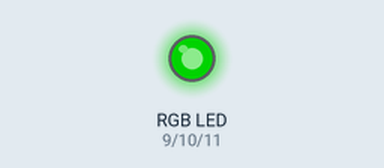
The sketch below on a simulated Arduino Uno, built with avr-gcc and run on an emulated ATmega328P. Shown: an RGB LED mixed from three pins (HIGH = lit). Dim RGB values are drawn brighter than linear.

Above: at 0.05 s.
At 3.0 s:
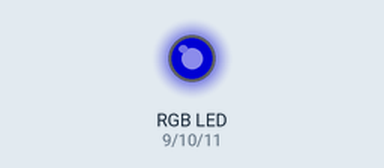
At 4.5 s:
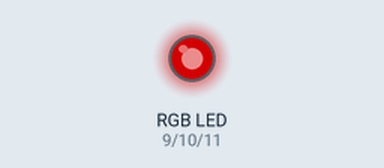
At 6.0 s:
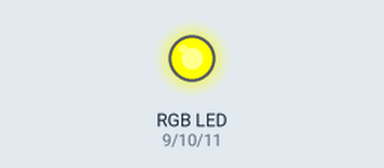
Timing chart, 0 to 7.8 s (numbered marks = the images above):
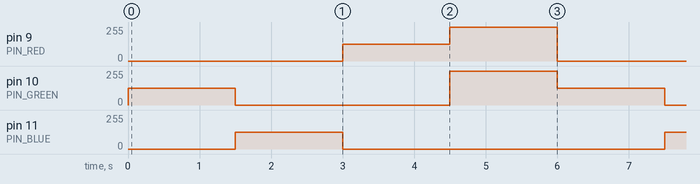

Measured:
- by itself, pin 9 (PIN_RED): repeats every 6.0 s: 255/255 1.5 s, 0/255 3.0 s, 127/255 1.5 s
- by itself, pin 10 (PIN_GREEN): repeats every 6.0 s: 0/255 3.0 s, 255/255 1.5 s, 127/255 1.5 s
- by itself, pin 11 (PIN_BLUE): alternates 127/255 for 1.5 s and 0/255 for 4.5 s

The sketch:

RGB_LED_Test.ino
```cpp
const int
  PIN_RED = 9,
  PIN_GREEN = 10,
  PIN_BLUE = 11;

void setColor(int redValue, int greenValue, int blueValue) {
  analogWrite(PIN_RED, redValue);
  analogWrite(PIN_GREEN, greenValue);
  analogWrite(PIN_BLUE, blueValue);
}

void setup() {
  pinMode(PIN_RED, OUTPUT);
  pinMode(PIN_GREEN, OUTPUT);
  pinMode(PIN_BLUE, OUTPUT);
}

void loop() {
  setColor(0, 127, 0);
  delay(1500);
  setColor(0, 0, 127);
  delay(1500);
  setColor(127, 0, 0);
  delay(1500);
  setColor(255, 255, 0);
  delay(1500);
}
```
